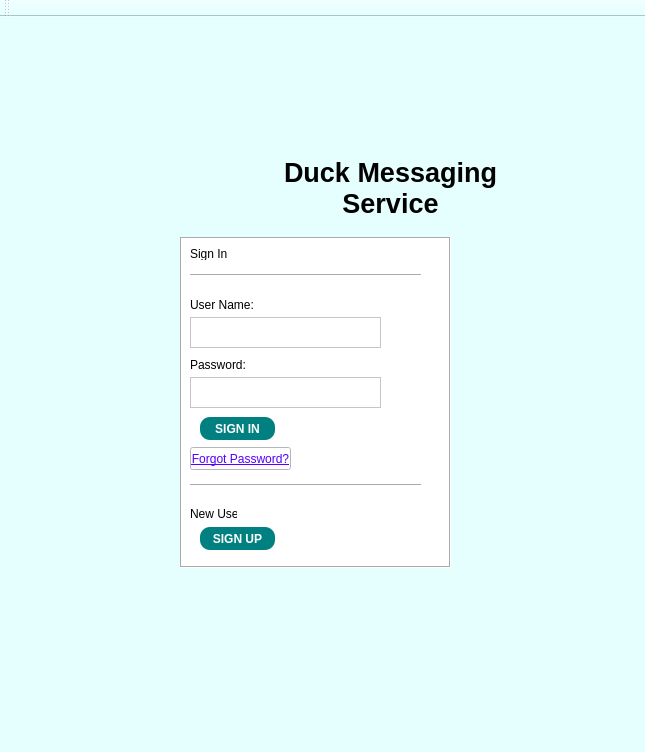
<?xml version="1.0" encoding="UTF-8"?>
<ui version="4.0">
 <class>LoginWindow</class>
 <widget class="QMainWindow" name="LoginWindow">
  <property name="geometry">
   <rect>
    <x>0</x>
    <y>0</y>
    <width>645</width>
    <height>752</height>
   </rect>
  </property>
  <property name="windowTitle">
   <string>Duck Messenger</string>
  </property>
  <property name="styleSheet">
   <string notr="true">background-color: rgb(229, 255, 255);</string>
  </property>
  <widget class="QWidget" name="centralWidget">
   <widget class="QStackedWidget" name="stackedWidget">
    <property name="geometry">
     <rect>
      <x>120</x>
      <y>100</y>
      <width>401</width>
      <height>471</height>
     </rect>
    </property>
    <widget class="QWidget" name="LoginPage">
     <widget class="QLabel" name="MessengerName">
      <property name="geometry">
       <rect>
        <x>140</x>
        <y>30</y>
        <width>261</width>
        <height>81</height>
       </rect>
      </property>
      <property name="font">
       <font>
        <pointsize>20</pointsize>
        <weight>75</weight>
        <bold>true</bold>
       </font>
      </property>
      <property name="text">
       <string>Duck Messaging Service</string>
      </property>
      <property name="alignment">
       <set>Qt::AlignCenter</set>
      </property>
      <property name="wordWrap">
       <bool>true</bool>
      </property>
     </widget>
     <widget class="QLabel" name="Logo">
      <property name="geometry">
       <rect>
        <x>30</x>
        <y>30</y>
        <width>71</width>
        <height>61</height>
       </rect>
      </property>
      <property name="text">
       <string/>
      </property>
      <property name="pixmap">
       <pixmap resource="resource.qrc">:/Images/Duck.png</pixmap>
      </property>
      <property name="scaledContents">
       <bool>true</bool>
      </property>
     </widget>
     <widget class="QFrame" name="frame">
      <property name="geometry">
       <rect>
        <x>60</x>
        <y>120</y>
        <width>271</width>
        <height>331</height>
       </rect>
      </property>
      <property name="styleSheet">
       <string notr="true">background-color: rgb(255, 255, 255);</string>
      </property>
      <property name="frameShape">
       <enum>QFrame::Box</enum>
      </property>
      <property name="frameShadow">
       <enum>QFrame::Sunken</enum>
      </property>
      <widget class="QLabel" name="LoginSignInLabel">
       <property name="geometry">
        <rect>
         <x>10</x>
         <y>10</y>
         <width>47</width>
         <height>13</height>
        </rect>
       </property>
       <property name="text">
        <string>Sign In</string>
       </property>
      </widget>
      <widget class="Line" name="line_3">
       <property name="geometry">
        <rect>
         <x>10</x>
         <y>30</y>
         <width>231</width>
         <height>16</height>
        </rect>
       </property>
       <property name="orientation">
        <enum>Qt::Horizontal</enum>
       </property>
      </widget>
      <widget class="QLabel" name="LoginUserNameLabel">
       <property name="geometry">
        <rect>
         <x>10</x>
         <y>60</y>
         <width>71</width>
         <height>16</height>
        </rect>
       </property>
       <property name="text">
        <string>User Name:</string>
       </property>
      </widget>
      <widget class="QPlainTextEdit" name="LoginUserNameBox">
       <property name="geometry">
        <rect>
         <x>10</x>
         <y>80</y>
         <width>191</width>
         <height>31</height>
        </rect>
       </property>
       <property name="frameShape">
        <enum>QFrame::StyledPanel</enum>
       </property>
       <property name="frameShadow">
        <enum>QFrame::Sunken</enum>
       </property>
       <property name="lineWidth">
        <number>1</number>
       </property>
      </widget>
      <widget class="QPlainTextEdit" name="LoginPasswordBox">
       <property name="geometry">
        <rect>
         <x>10</x>
         <y>140</y>
         <width>191</width>
         <height>31</height>
        </rect>
       </property>
      </widget>
      <widget class="QLabel" name="LoginPasswordLabel">
       <property name="geometry">
        <rect>
         <x>10</x>
         <y>120</y>
         <width>71</width>
         <height>16</height>
        </rect>
       </property>
       <property name="text">
        <string>Password:</string>
       </property>
      </widget>
      <widget class="QPushButton" name="LoginSignInButton">
       <property name="geometry">
        <rect>
         <x>20</x>
         <y>180</y>
         <width>75</width>
         <height>23</height>
        </rect>
       </property>
       <property name="font">
        <font>
         <weight>75</weight>
         <bold>true</bold>
        </font>
       </property>
       <property name="styleSheet">
        <string notr="true">border-radius: 10px;
background-color: teal;
color: rgb(255, 255, 255);</string>
       </property>
       <property name="text">
        <string>SIGN IN</string>
       </property>
      </widget>
      <widget class="QPushButton" name="LoginForgotButton">
       <property name="geometry">
        <rect>
         <x>10</x>
         <y>210</y>
         <width>101</width>
         <height>23</height>
        </rect>
       </property>
       <property name="font">
        <font>
         <underline>true</underline>
        </font>
       </property>
       <property name="styleSheet">
        <string notr="true">color: rgb(85, 0, 255);
background-color: rgb(255, 255, 255);</string>
       </property>
       <property name="text">
        <string>Forgot Password?</string>
       </property>
      </widget>
      <widget class="Line" name="line_4">
       <property name="geometry">
        <rect>
         <x>10</x>
         <y>240</y>
         <width>231</width>
         <height>16</height>
        </rect>
       </property>
       <property name="orientation">
        <enum>Qt::Horizontal</enum>
       </property>
      </widget>
      <widget class="QLabel" name="LoginNewUserLabel">
       <property name="geometry">
        <rect>
         <x>10</x>
         <y>270</y>
         <width>47</width>
         <height>13</height>
        </rect>
       </property>
       <property name="text">
        <string>New User</string>
       </property>
      </widget>
      <widget class="QPushButton" name="LoginSignUpButton">
       <property name="geometry">
        <rect>
         <x>20</x>
         <y>290</y>
         <width>75</width>
         <height>23</height>
        </rect>
       </property>
       <property name="font">
        <font>
         <weight>75</weight>
         <bold>true</bold>
        </font>
       </property>
       <property name="styleSheet">
        <string notr="true">border-radius: 10px;
background-color: teal;
color: rgb(255, 255, 255);</string>
       </property>
       <property name="text">
        <string>SIGN UP</string>
       </property>
      </widget>
     </widget>
    </widget>
    <widget class="QWidget" name="NewUserPage">
     <widget class="QLabel" name="Logo_2">
      <property name="geometry">
       <rect>
        <x>30</x>
        <y>30</y>
        <width>71</width>
        <height>61</height>
       </rect>
      </property>
      <property name="text">
       <string/>
      </property>
      <property name="pixmap">
       <pixmap resource="resource.qrc">:/Images/Duck.png</pixmap>
      </property>
      <property name="scaledContents">
       <bool>true</bool>
      </property>
     </widget>
     <widget class="QFrame" name="frame_2">
      <property name="geometry">
       <rect>
        <x>60</x>
        <y>120</y>
        <width>271</width>
        <height>331</height>
       </rect>
      </property>
      <property name="styleSheet">
       <string notr="true">background-color: rgb(255, 255, 255);</string>
      </property>
      <property name="frameShape">
       <enum>QFrame::Box</enum>
      </property>
      <property name="frameShadow">
       <enum>QFrame::Sunken</enum>
      </property>
      <widget class="QLabel" name="NewSignInLabel">
       <property name="geometry">
        <rect>
         <x>10</x>
         <y>10</y>
         <width>51</width>
         <height>16</height>
        </rect>
       </property>
       <property name="text">
        <string>New User</string>
       </property>
      </widget>
      <widget class="Line" name="line_6">
       <property name="geometry">
        <rect>
         <x>10</x>
         <y>30</y>
         <width>231</width>
         <height>16</height>
        </rect>
       </property>
       <property name="orientation">
        <enum>Qt::Horizontal</enum>
       </property>
      </widget>
      <widget class="QLabel" name="NewUserNameLabel">
       <property name="geometry">
        <rect>
         <x>10</x>
         <y>60</y>
         <width>71</width>
         <height>16</height>
        </rect>
       </property>
       <property name="text">
        <string>User Name:</string>
       </property>
      </widget>
      <widget class="QPlainTextEdit" name="NewUserNameBox">
       <property name="geometry">
        <rect>
         <x>10</x>
         <y>80</y>
         <width>191</width>
         <height>31</height>
        </rect>
       </property>
       <property name="frameShape">
        <enum>QFrame::StyledPanel</enum>
       </property>
       <property name="frameShadow">
        <enum>QFrame::Sunken</enum>
       </property>
       <property name="lineWidth">
        <number>1</number>
       </property>
      </widget>
      <widget class="QPlainTextEdit" name="NewPasswordBox">
       <property name="geometry">
        <rect>
         <x>10</x>
         <y>140</y>
         <width>191</width>
         <height>31</height>
        </rect>
       </property>
      </widget>
      <widget class="QLabel" name="NewPasswordLabel">
       <property name="geometry">
        <rect>
         <x>10</x>
         <y>120</y>
         <width>71</width>
         <height>16</height>
        </rect>
       </property>
       <property name="text">
        <string>Password:</string>
       </property>
      </widget>
      <widget class="QPushButton" name="NewSignUpButton">
       <property name="geometry">
        <rect>
         <x>20</x>
         <y>260</y>
         <width>75</width>
         <height>23</height>
        </rect>
       </property>
       <property name="font">
        <font>
         <weight>75</weight>
         <bold>true</bold>
        </font>
       </property>
       <property name="styleSheet">
        <string notr="true">border-radius: 10px;
background-color: teal;
color: rgb(255, 255, 255);</string>
       </property>
       <property name="text">
        <string>Create</string>
       </property>
      </widget>
      <widget class="QLabel" name="NewPasswordLabelRe">
       <property name="geometry">
        <rect>
         <x>10</x>
         <y>180</y>
         <width>101</width>
         <height>16</height>
        </rect>
       </property>
       <property name="text">
        <string>Re-Enter Password:</string>
       </property>
      </widget>
      <widget class="QPlainTextEdit" name="NewPasswordBoxRe">
       <property name="geometry">
        <rect>
         <x>10</x>
         <y>200</y>
         <width>191</width>
         <height>31</height>
        </rect>
       </property>
      </widget>
     </widget>
     <widget class="QLabel" name="MessengerName_2">
      <property name="geometry">
       <rect>
        <x>140</x>
        <y>30</y>
        <width>241</width>
        <height>81</height>
       </rect>
      </property>
      <property name="font">
       <font>
        <pointsize>20</pointsize>
        <weight>75</weight>
        <bold>true</bold>
       </font>
      </property>
      <property name="text">
       <string>Duck Messaging Service</string>
      </property>
      <property name="alignment">
       <set>Qt::AlignCenter</set>
      </property>
      <property name="wordWrap">
       <bool>true</bool>
      </property>
     </widget>
    </widget>
    <widget class="QWidget" name="page"/>
   </widget>
  </widget>
  <widget class="QMenuBar" name="menuBar">
   <property name="geometry">
    <rect>
     <x>0</x>
     <y>0</y>
     <width>645</width>
     <height>20</height>
    </rect>
   </property>
  </widget>
  <widget class="QToolBar" name="mainToolBar">
   <attribute name="toolBarArea">
    <enum>TopToolBarArea</enum>
   </attribute>
   <attribute name="toolBarBreak">
    <bool>false</bool>
   </attribute>
  </widget>
  <widget class="QStatusBar" name="statusBar"/>
 </widget>
 <layoutdefault spacing="6" margin="11"/>
 <resources>
  <include location="resource.qrc"/>
 </resources>
 <connections/>
</ui>
